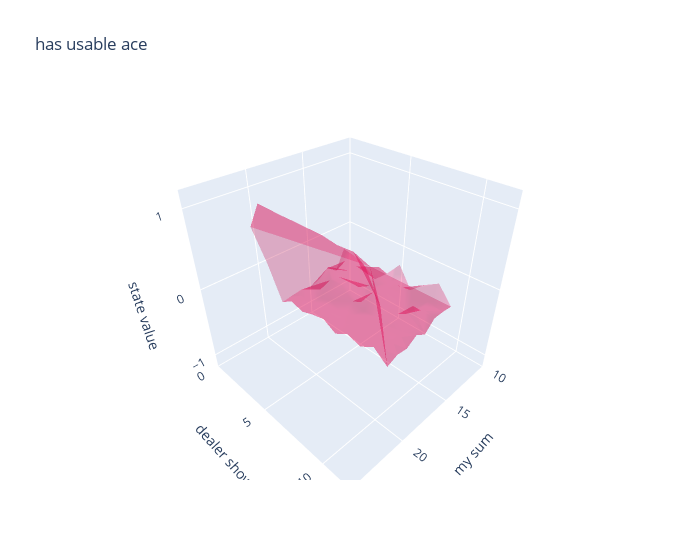

The code cell stored with this chart in its notebook:
### Code cell
fig = go.Figure(
    data=[
        go.Mesh3d(
            x=[v[0][0] for v in V if v[0][2] % 2 == 1],
            y=[v[0][1] for v in V if v[0][2] % 2 == 1],
            z=[v[1] for v in V if v[0][2] % 2 == 1],
            opacity=0.5,
            color="rgba(244,22,100,0.6)",
        )
    ]
)

fig.update_layout(
    title="has usable ace",
    scene=dict(
        xaxis=dict(
            nticks=4,
            title="my sum",
            range=[10, 25],
        ),
        yaxis=dict(
            title="dealer show",
            nticks=4,
            range=[0, 12],
        ),
        zaxis=dict(
            title="state value",
            nticks=4,
            range=[-1.2, 1.2],
        ),
    ),
    width=700,
)

fig.show()

### Figure 1 — Plotly figure (JSON) as saved in the notebook; plotly's stock layout.template omitted (floating-point values rounded to 4 significant figures)
{"data": [{"color": "rgba(244,22,100,0.6)", "opacity": 0.5, "type": "mesh3d", "x": [12, 12, 12, 12, 12, 12, 12, 12, 12, 12, 13, 13, 13, 13, 13, 13, 13, 13, 13, 13, 14, 14, 14, 14, 14, 14, 14, 14, 14, 14, 15, 15, 15, 15, 15, 15, 15, 15, 15, 15, 16, 16, 16, 16, 16, 16, 16, 16, 16, 16, 17, 17, 17, 17, 17, 17, 17, 17, 17, 17, 18, 18, 18, 18, 18, 18, 18, 18, 18, 18, 19, 19, 19, 19, 19, 19, 19, 19, 19, 19, 20, 20, 20, 20, 20, 20, 20, 20, 20, 20, 21, 21, 21, 21, 21, 21, 21, 21, 21, 21], "y": [1, 2, 3, 4, 5, 6, 7, 8, 9, 10, 1, 2, 3, 4, 5, 6, 7, 8, 9, 10, 1, 2, 3, 4, 5, 6, 7, 8, 9, 10, 1, 2, 3, 4, 5, 6, 7, 8, 9, 10, 1, 2, 3, 4, 5, 6, 7, 8, 9, 10, 1, 2, 3, 4, 5, 6, 7, 8, 9, 10, 1, 2, 3, 4, 5, 6, 7, 8, 9, 10, 1, 2, 3, 4, 5, 6, 7, 8, 9, 10, 1, 2, 3, 4, 5, 6, 7, 8, 9, 10, 1, 2, 3, 4, 5, 6, 7, 8, 9, 10], "z": [-0.2368, -0.2609, -0.3415, -0.4615, -0.2791, -0.05405, -0.3429, -0.1667, -0.04762, -0.2816, -0.5248, -0.271, -0.2717, -0.1905, -0.1068, -0.253, -0.2212, -0.1429, -0.2059, -0.2709, -0.4123, -0.3519, -0.2647, -0.4321, -0.3178, -0.2588, -0.3654, -0.4318, -0.27, -0.2732, -0.5217, -0.2281, -0.2927, -0.2478, -0.4867, -0.2308, -0.34, -0.3462, -0.1186, -0.4202, -0.5672, -0.5161, -0.2676, -0.2377, -0.3942, -0.431, -0.4034, -0.4307, -0.3983, -0.3291, -0.5338, -0.3835, -0.4636, -0.4018, -0.5401, -0.4099, -0.4436, -0.3665, -0.4016, -0.4288, -0.5511, -0.4437, -0.4593, -0.4294, -0.4342, -0.4676, -0.4058, -0.4091, -0.3267, -0.4121, -0.573, -0.454, -0.5083, -0.4444, -0.4012, -0.5036, -0.3892, -0.4479, -0.3292, -0.4806, 0.08867, 0.6599, 0.6207, 0.6286, 0.6188, 0.7389, 0.7737, 0.7653, 0.7574, 0.4095, 0.6368, 0.9821, 0.9813, 0.9812, 0.9868, 0.989, 0.991, 0.9693, 0.9854, 0.9246]}], "layout": {"scene": {"xaxis": {"nticks": 4, "range": [10, 25], "title": {"text": "my sum"}}, "yaxis": {"nticks": 4, "range": [0, 12], "title": {"text": "dealer show"}}, "zaxis": {"nticks": 4, "range": [-1.2, 1.2], "title": {"text": "state value"}}}, "title": {"text": "has usable ace"}, "width": 700}}
